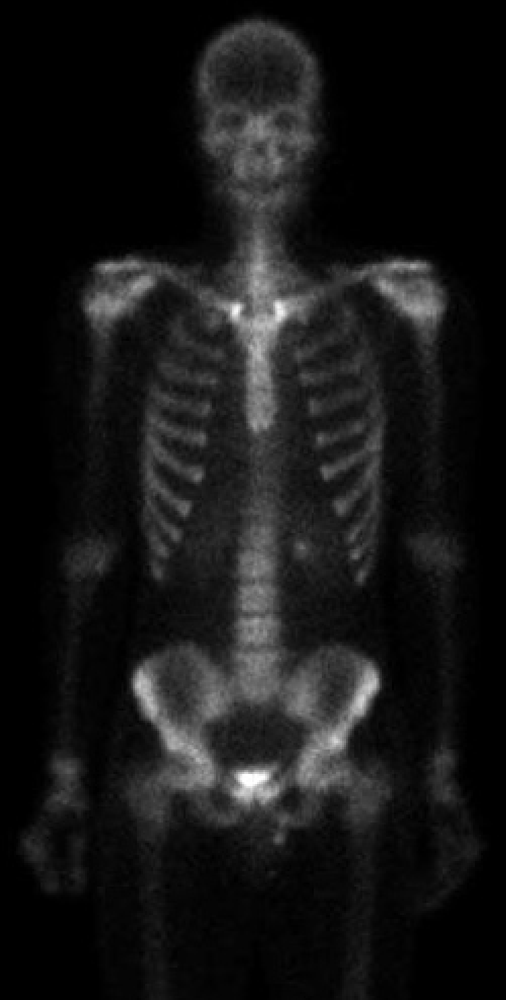
#> input picture CH02/images/Fig0232(a)(partial_body_scan).tif, 506 x 1000 px, shrunk from 750 x 1482 before the run
$ python image_set_operation.py
#> lines starting #> are read from the running program, lines starting #| are printed output that depends on the picture
#> in main, image is the input picture: PIL image 506x1000 L; min 0, max 255, mean 22.5
#!/usr/bin/env pytho3
# _*_ coding:utf-8 _*_

from PIL import Image
from PIL import ImageStat
import numpy as np


def complementary(image):
    bash = 255 + np.zeros(np.array(image).shape)
    result = bash - np.array(image)
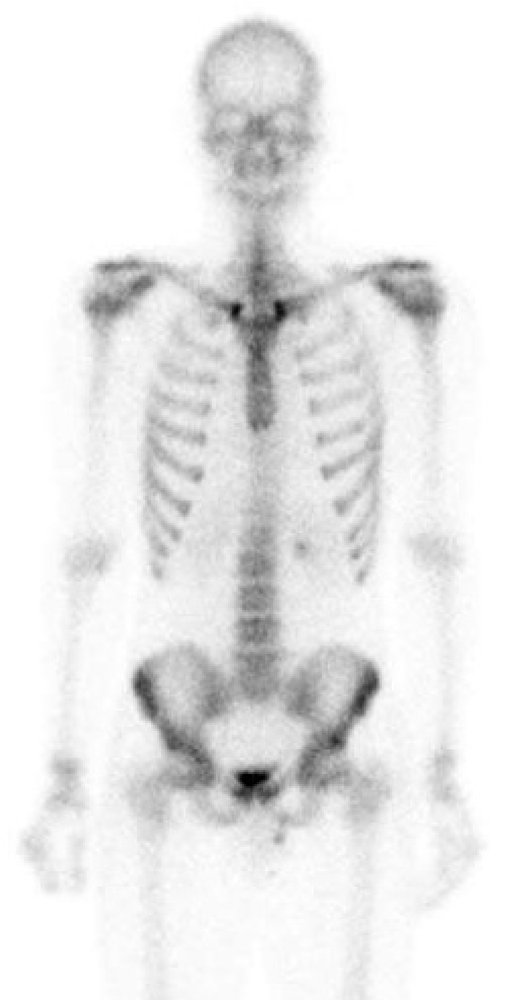
#> result: shape (1000, 506) float64; min 0, max 255, mean 232.5
    result = Image.fromarray(result)
#> result: PIL image 506x1000 F
    return result


def union(image):
    imagearray = np.array(image)
    shape = imagearray.shape
#> shape = (1000, 506)
    bash = (3 * ImageStat.Stat(image).mean[0]) * np.ones(shape)
#> bash: shape (1000, 506) float64; every value is 67.56
    bash.astype('uint8')
    for i in range(shape[0]):
        for j in range(shape[1]):
            imagearray[i][j] = max(imagearray[i][j], bash[i][j])
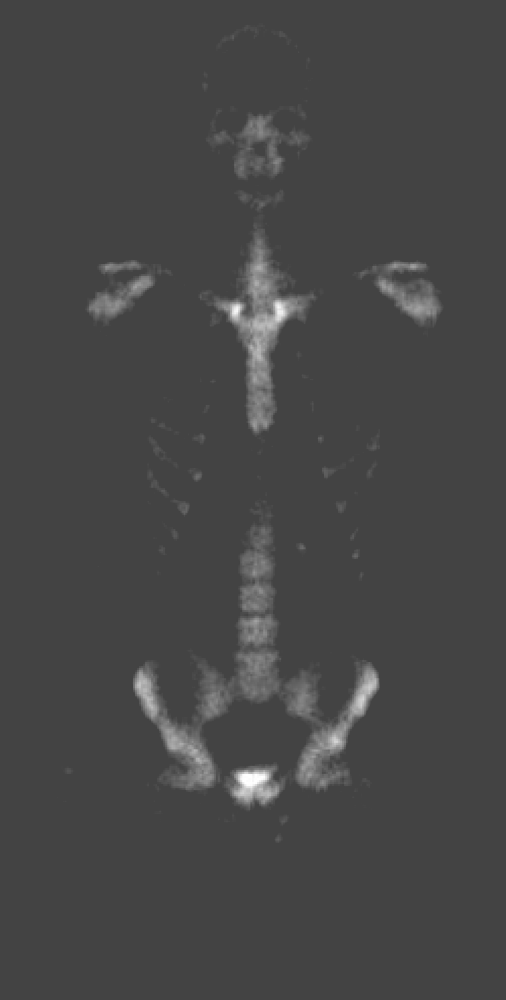
#> imagearray: shape (1000, 506); min 67, max 255, mean 70.4
    result = Image.fromarray(imagearray)
    return result


def main():
    with Image.open('./images/Fig0232(a)(partial_body_scan).tif') as image:
        output1 = complementary(image)
        output2 = union(image)
        output1.show()
        output2.show()


if __name__ == '__main__':
    main()
